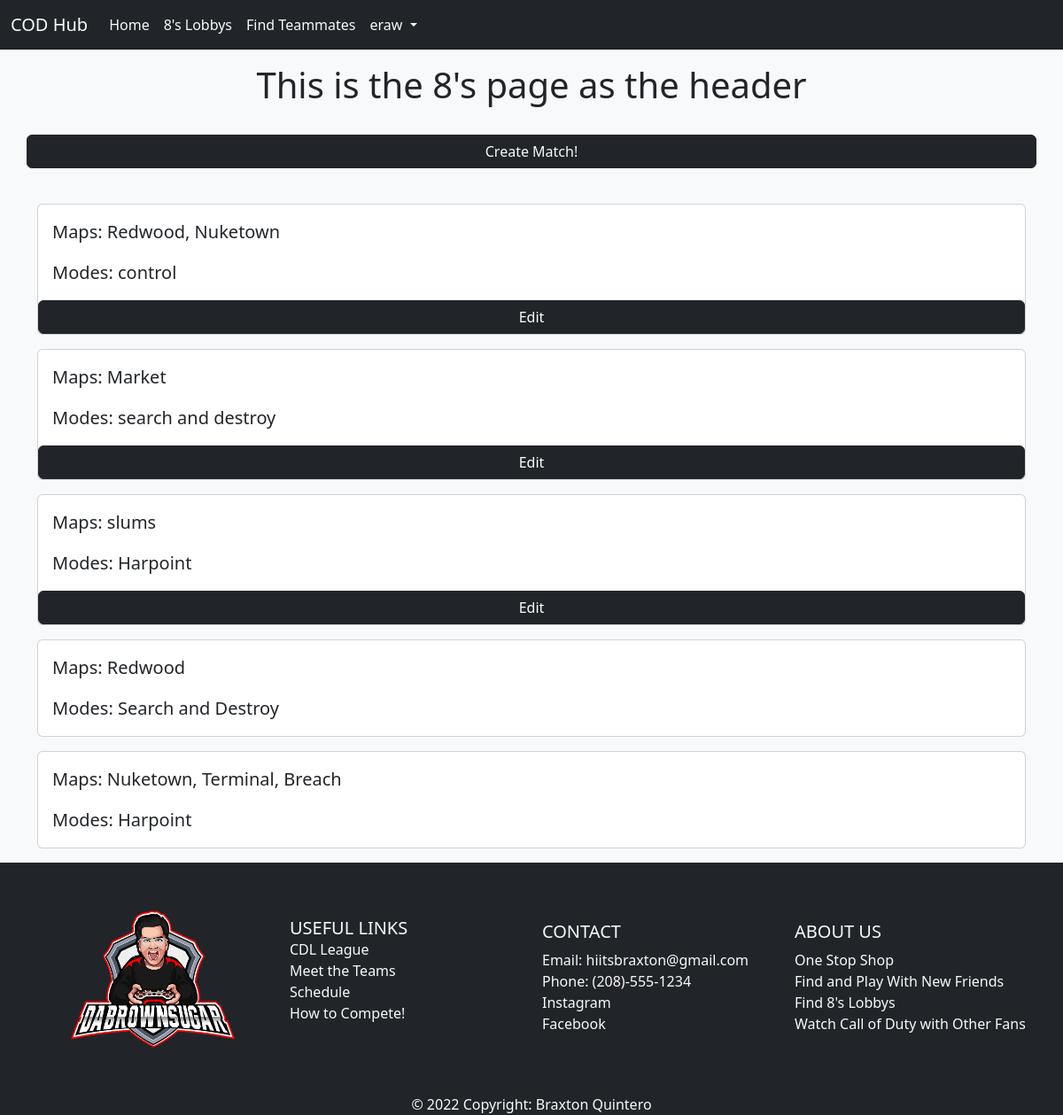
Screenshot of /eights (signed in) with the database file from the repository.
### app/models.py (models this page shows, shortened)
class User(db.Model, UserMixin):
    id = db.Column(db.Integer, primary_key=True)
    email = db.Column(db.String(50), nullable=False, unique=True)
    username = db.Column(db.String(50), nullable=False, unique=True)
    password = db.Column(db.String(256), nullable=False)
    date_created = db.Column(db.DateTime, nullable=False, default=datetime.utcnow)

class Matches(db.Model):
    id = db.Column(db.Integer, primary_key=True)
    modes = db.Column(db.String(50), nullable=False)
    maps = db.Column(db.String(255), nullable=False)
    date_created = db.Column(db.DateTime, nullable=False, default=datetime.utcnow)
    user_id = db.Column(db.Integer, db.ForeignKey('user.id'))

### app/routes.py (the view)
@app.route("/eights", methods= ["GET", "POST"])
@login_required
def eights():
    matches = Matches.query.order_by(Matches.date_created.desc()).all()
    print(matches)
    return render_template('eights.html', matches=matches)

### app/models.py (called while the page is built)
@login.user_loader
def load_user(user_id):
    return User.query.get(user_id)

### app/templates/eights.html (shortened to what this page needs)
{% extends "base.html" %}
{% block content %}
<div class="row align-items-center justify-content-evenly text-center mt-3">
    <h1>This is the 8's page as the header</h1>
    <a href="{{ url_for('match') }}" class="btn btn-dark my-4 text-light">Create Match!</a>
</div>
{% for match in matches %}
<div class="card my-3">
    <div class="card-body">
    <blockquote class="blockquote mb-0">
        <p>Maps: {{ match.maps }}</p>
        <p>Modes: {{ match.modes }}</p>
    </blockquote>
    </div>
    {% if match.user_id == current_user.id %}
    <a href="{{ url_for('edit_match', match_id=match.id) }}" class="btn btn-dark">Edit</a>
    {% endif %}
</div>
{% endfor %}
{% endblock content %}

### app/templates/navbar.html (shortened to what this page needs)
  <nav class="navbar navbar-expand-lg bg-dark">
    <div class="container-fluid">
      <a class="navbar-brand text-light">COD Hub</a>
      <div class="collapse navbar-collapse justify-content-start" id="navbarNavDropdown">
        <ul class="navbar-nav">
          <li class="nav-item">
            <a class="nav-link active text-light" aria-current="page" href="{{ url_for('index') }}">Home</a>
          </li>
          {% if current_user.is_authenticated %}
          <li class="nav-item">
            <a class="nav-link active text-light" aria-current="page" href="{{ url_for('eights') }}">8's Lobbys</a>
          </li>
          <li class="nav-item">
            <a class="nav-link active text-light" aria-current="page" href="{{ url_for('search_teammates') }}">Find Teammates</a>
          </li>
          <li class="nav-item dropdown text-light">
            <a class="nav-link active dropdown-toggle text-light" href="#" role="button" data-bs-toggle="dropdown" aria-expanded="false">
              {{ current_user.username }}
            </a>
          </li>
          {% endif %}
        </ul>
      </div>
    </div>
  </nav>

### rows the page displays
User: username "eraw"
Matches: maps "Redwood, Nuketown", modes "control"
Matches: maps "Market", modes "search and destroy"
Matches: maps "slums", modes "Harpoint"
Matches: maps "Redwood", modes "Search and Destroy"
Matches: maps "Nuketown, Terminal, Breach", modes "Harpoint"
